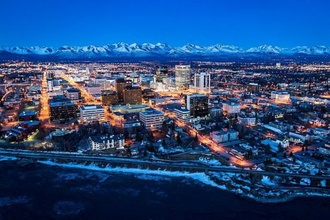
#> input picture 9.1/perva3.jpg, 330 x 220 px, shrunk from 1200 x 800 before the run; its folder holds 2 pictures in this run
$ python main.py
#> lines starting #> are read from the running program, lines starting #| are printed output that depends on the picture
import os
import glob
from PIL import ImageFilter, Image
os.chdir("9.1")
a=os.getcwd() #копируем путь
if not os.path.isdir("new"): #если папки нет он её создаёт
    os.mkdir("new")
for img in glob.glob('*.jpg'):
     with Image.open(img) as im:
#> im is the input picture: PIL image 330x220 RGB; mean R, G, B 39.8, 74.6, 123.5
         im.load()
         lart = im.filter(ImageFilter.FIND_EDGES)
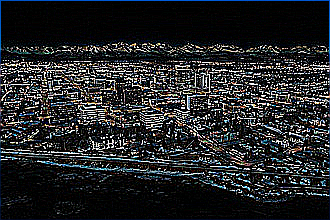
#> lart: PIL image 330x220 RGB; mean R, G, B 37, 38.6, 40.3
         os.chdir("new")
         lart.save("new_" + img)
         os.chdir(a)
#> pass 2 of the loop `for img in glob.glob('*.jpg'):`:
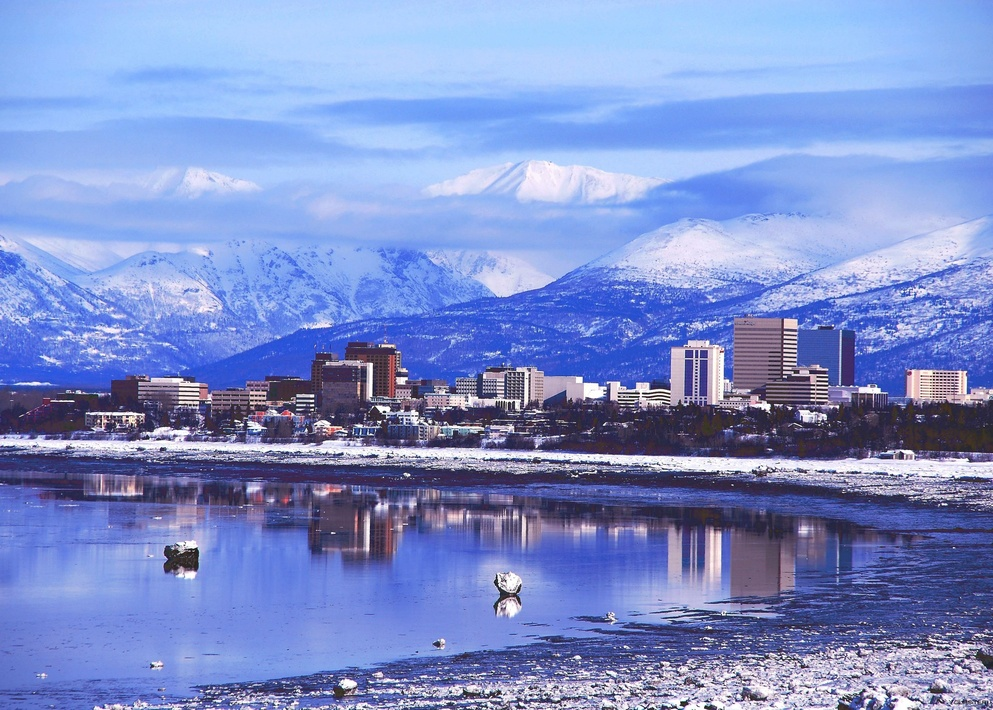
#> input picture 9.1/perva4.jpg, 993 x 710 px, shrunk from 3616 x 2586 before the run
#> im is the input picture: PIL image 993x710 RGB; mean R, G, B 125.3, 142.9, 202
#> `lart = im.filter(ImageFilter.FIND_EDGES)`:
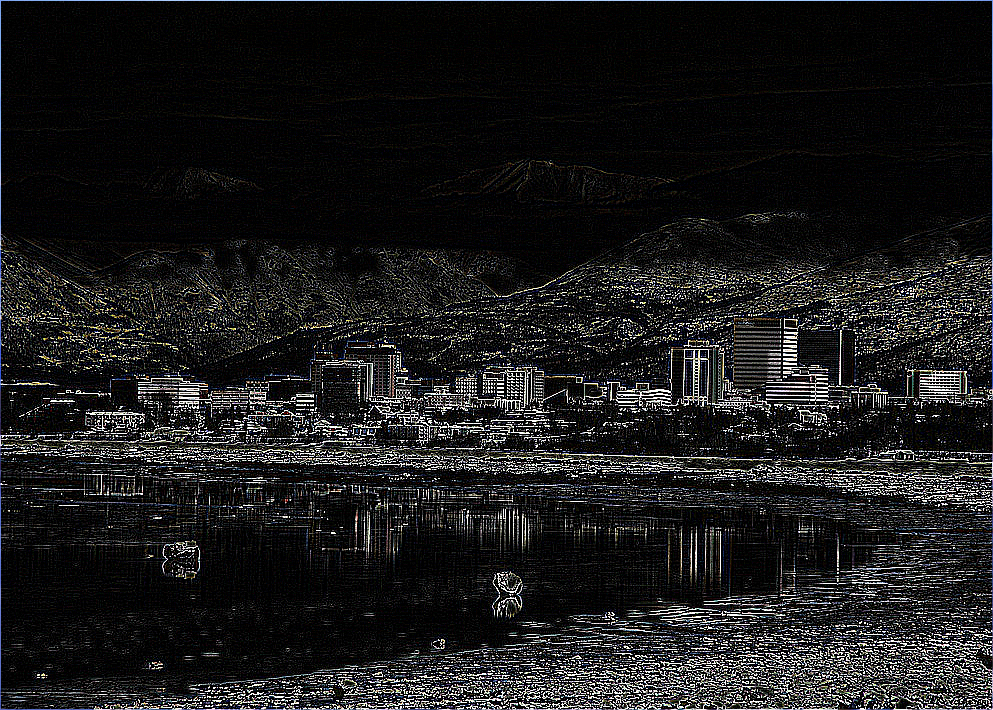
#> lart: PIL image 993x710 RGB; mean R, G, B 27.4, 27.3, 27.7


def zadacha3():
    import csv
    otvet='Нужно купить:\n'
    summa=0
#> (the run stopped early here; a loop or call above may not have finished)
